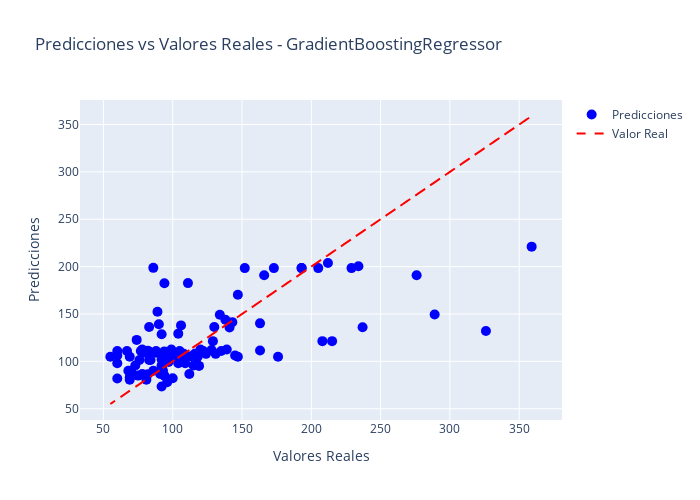

The code cell stored with this chart in its notebook:
### Code cell
X= df_precio_cluster_1.drop(columns=['price', 'cluster'])
y = df_precio_cluster_1['price']
resultados_1, X_train, y_train, mejor_modelo_1,  percentil_inferior_1, percentil_superior_1 = evaluate_models(X, y)
